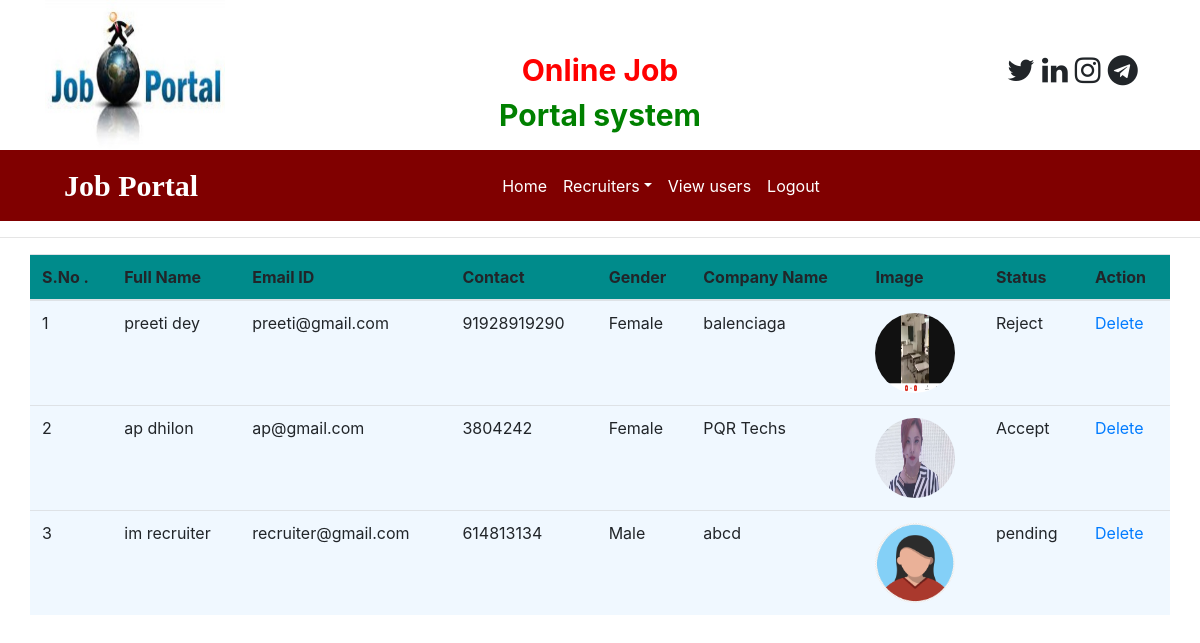
Page /recruiter_all (signed in) on the committed database.
### job/models.py (models this page shows)
class Recruiter:
    pass

### job/views.py (the view)
# urls.py: path('recruiter_all', recruiter_all, name="recruiter_all"),
def recruiter_all(request):
    if not request.user.is_authenticated:
        return redirect('admin_login')
    data = Recruiter.objects.all()
    d = {'data':data}
    return render(request,'recruiter_rejected.html',d)

### job/templates/recruiter_rejected.html
{% load static %}
{% block body %}
{% include 'admin_navigation.html' %}
<hr>
<table class="table table-hover container" id="example">
    <thead>
    <tr style = "background-color : 008B8B">
        <th>S.No .</th>
        <th>Full Name</th>
        <th>Email ID</th>
        <th>Contact</th>
        <th>Gender</th>
        <th>Company Name</th>
        <th>Image</th>
        <th>Status</th>
        <th>Action</th>
    </tr>
    </thead>
    <tbody>
    {% for i in data %}
    <tr style = "background-color : F0F8FF">
        <td>{{forloop.counter}}</td>
        <td>{{i.user.first_name}} {{i.user.last_name}}</td>
        <td>{{i.user.username}}</td>
        <td>{{i.mobile}}</td>
        <td>{{i.gender}}</td>
        <td>{{i.company}}</td>
        <td><img src="{{i.image.url}}" style="width:80px ; height : 80px ; border-radius:50%"></td>
        <td>{{i.status}}</td>
        <td><a href="{% url 'delete_user' i.id %}">Delete</a></td>
    </tr>
    {% endfor %}
    </tbody>
</table>
{% endblock %}

### rows in the picture
Recruiter: user.first_name "preeti", user.last_name "dey", user.username "preeti@gmail.com", mobile "91928919290", gender "Female", company "balenciaga", image (picture), status "Reject"
Recruiter: user.first_name "ap", user.last_name "dhilon", user.username "ap@gmail.com", mobile "3804242", gender "Female", company "PQR Techs", image (picture), status "Accept"
Recruiter: user.first_name "im", user.last_name "recruiter", user.username "recruiter@gmail.com", mobile "614813134", gender "Male", company "abcd", image (picture), status "pending"
